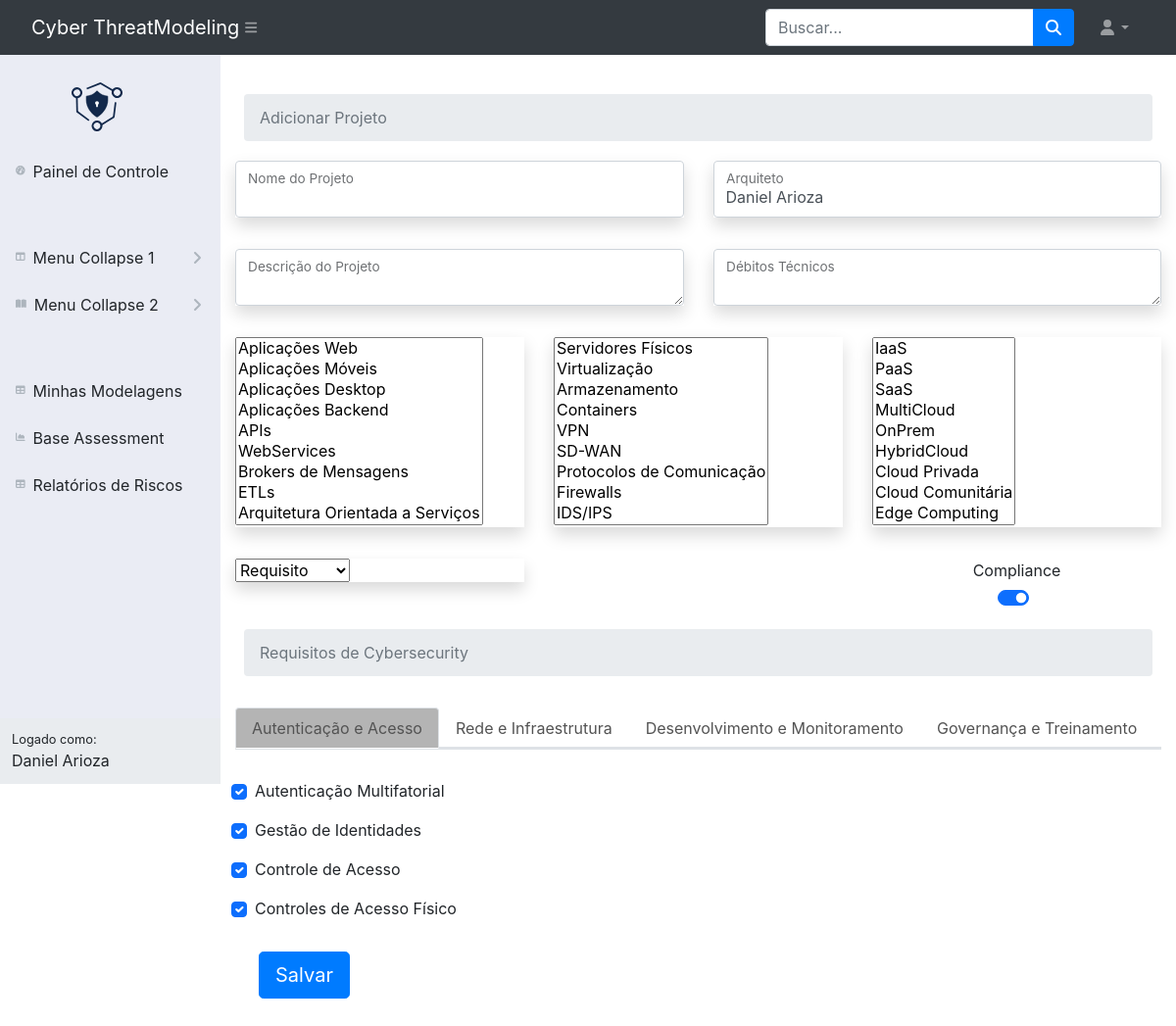
Screenshot of /adicionar_projeto (signed in) with the database file from the repository.
### app.py (models this page shows, shortened)
class User(db.Model, UserMixin):
    id = db.Column(db.Integer, primary_key=True)
    email = db.Column(db.String(120), unique=True, nullable=False)  # Alterado de username para email
    password = db.Column(db.String(120), nullable=False)
    username = db.Column(db.String(80), unique=True, nullable=False)  # Adicionado campo de nome de usuário
    project = db.relationship('Project', back_populates='arquiteto')

class CybersecurityCategories(db.Model):
    __tablename__ = 'CybersecurityCategories'
    id = db.Column(db.Integer, primary_key=True, autoincrement=True)
    category_name = db.Column(db.String, nullable=False)
    requirements = db.relationship('CybersecurityRequirements', back_populates='category')

class CybersecurityRequirements(db.Model):
    __tablename__ = 'CybersecurityRequirements'
    id = db.Column(db.Integer, primary_key=True, autoincrement=True)
    requirement_name = db.Column(db.String(255), nullable=False)
    category_id = db.Column(db.Integer, db.ForeignKey('CybersecurityCategories.id'), nullable=False)
    category = db.relationship('CybersecurityCategories', back_populates='requirements')
    projects = db.relationship('ProjectCybersecurityRequirements', back_populates='requirement')

### app.py (the view, shortened to what this page needs)
@app.route('/adicionar_projeto', methods=['GET', 'POST'])
@login_required
def adicionar_projeto():
    form = ProjectForm()
    form.arquiteto.choices = get_architect_choices()
    requirements = CybersecurityRequirements.query.all()
    categories = CybersecurityCategories.query.all()
    for req in requirements:
        field_name = "requirement-" + str(req.id)
        field = BooleanField(req.requirement_name)
        setattr(ProjectForm, field_name, field)
    try:
        return render_template('adicionar_projeto.html', form=form, categories=categories, requirements=requirements)
    except Exception as e:
        db.session.rollback()
        error_info = traceback.format_exc()  # Obtenha o stack trace completo
        print(error_info)  # Imprima o stack trace no console
        return jsonify(success=False, error=f"Erro ao adicionar projeto: {str(e)}\n{error_info}"), 500

### app.py (called while the page is built)
def get_architect_choices():
    users = User.query.all()
    return [(str(user.id), user.username) for user in users]

@login_manager.user_loader
def load_user(user_id):
    return User.query.get(int(user_id))

### templates/adicionar_projeto.html (shortened to what this page needs)
{% extends "base.html" %}
{% from "wtforms.html" import render_field %}
{% block content %}
            <div class="container-fluid px-4">
                <ol class="breadcrumb mb-3">
                    <li class="breadcrumb-item active">{% if projeto %}Editar Projeto{% else %}Adicionar Projeto{% endif %}</li>
                </ol>
            </div>
            <div class="container mt-1 mb-3">
                <form method="POST">
                    <div class="row mb-3">
                        <div class="col">
                            {{ render_field(form.nome) }}
                        </div>
                        <div class="col">
                            {{ render_field(form.arquiteto) }}
                        </div>
                    </div>
                    <div class="row mb-3">
                        <div class="col">
                            {{ render_field(form.descricao) }}
                        </div>
                        <div class="col">
                            {{ render_field(form.debitos_tecnicos) }}
                        </div>
                    </div>
                    <div class="row mb-3">
                        <div class="col">
                            {{ render_field(form.componentes_multi, class="selectpicker", multiple="multiple", render_label=false ,title="Selecione os componentes", **{'data-selected-text-format': 'count'}) }}
                        </div>
                        <div class="col">
                            {{ render_field(form.tecnologias_multi, class="selectpicker", multiple="multiple" ,render_label=false ,title="Selecione as tecnologias",**{'data-selected-text-format': 'count'}) }}
                        </div>
                        <div class="col">
                            {{ render_field(form.arquitetura_cloud_multi, class="selectpicker", multiple="multiple", render_label=false ,title="Selecione a Arquitetura", **{'data-selected-text-format': 'count'}) }}
                        </div>
                    </div>
                    <div class="row mb-3">
                        <div class="col">
                            {{ render_field(form.status_projeto, class="selectpicker", render_label=false, title="Selecione a fase envolvimento") }}
                        </div>
                        <div class="col">
                        </div>
                        <div class="col text-center">
                            <label for="{{ form.compliance_projeto.id_for_label }}" class="form-label" style="margin-bottom: -0.3rem;">{{ form.compliance_projeto.label }}</label>
                            <div class="d-flex justify-content-center">
                                <div class="form-switch">
                                    <input type="checkbox" name="compliance_projeto" id="compliance_projeto" class="form-check-input" {% if form.compliance_projeto.data %}checked{% endif %}>
                                </div>
                            </div>
                    </div>
                </div>
            </div>
                    <div class="container-fluid px-4">
                        <ol class="breadcrumb mb-3">
                            <li class="breadcrumb-item active">Requisitos de Cybersecurity</li>
                        </ol>
                    </div>
                    <div class="container mt-3">
                        <ul class="nav nav-tabs" id="cybersecurityTabs" role="tablist">
                            {% for category in categories %}
                            <li class="nav-item" role="presentation">
                                <a class="nav-link {{ 'active' if loop.first }}"
                                id="category-{{ category.id }}-tab"
                                data-bs-toggle="pill"
                                href="#category-{{ category.id }}"
                                role="tab"
                                aria-controls="category-{{ category.id }}"
                                aria-selected="{{ 'true' if loop.first else 'false' }}">
                                {{ category.category_name }}
                                </a>
                            </li>
                            {% endfor %}
                        </ul>
                            <div class="tab-content" id="cybersecurityTabsContent">
                                {% for category in categories %}
                                <div class="tab-pane fade {{ 'show active' if loop.first }}"
                                    id="category-{{ category.id }}"
                                    role="tabpanel"
                                    aria-labelledby="category-{{ category.id }}-tab">
                                    <div class="row mb-6">
                                        <div class="col mb-3">
                                            {% for requirement in category.requirements %}
                                            <div class="form-check mb-3">
                                                <input class="form-check-input"
                                                type="checkbox"
                                                id="requirement-{{ requirement.id }}"
                                                name="requirement-{{ requirement.id }}"
                                                {% if request.path == '/adicionar_projeto' or (request.path.startswith('/editar_projeto/') and requirement.id in attained_requirement_ids) %}checked{% endif %}>
                                                <label class="form-check-label"
                                                    for="requirement-{{ requirement.id }}">
                                                    {{ requirement.requirement_name }}
                                                </label>
                                            </div>
                                            {% endfor %}
                                        </div>
                                    </div>
                                </div>
                                {% endfor %}
                            </div>
                            <div class="container-fluid px-4 mb-5">
                                {{ form.submit(class="btn btn-primary btn-lg") }}
                    </div>
                    {% endblock %}

### templates/base.html (shortened to what this page needs)
<!DOCTYPE html>
<html lang="en">
    <head>
        <link rel="stylesheet" href="https://cdn.jsdelivr.net/npm/bootstrap@5.1.3/dist/css/bootstrap.min.css">
        <link rel="stylesheet" href="//use.fontawesome.com/releases/v5.0.7/css/all.css">
        <link rel="stylesheet" href="https://cdn.jsdelivr.net/npm/simple-datatables@7.1.2/dist/style.min.css"/>
        <link rel="stylesheet" href="{{ url_for('static', filename='css/styles.css') }}">
        <link rel="stylesheet" href="{{ url_for('static', filename='css/sb-admin-2.min.css') }}">
        <link rel="stylesheet" href="https://cdnjs.cloudflare.com/ajax/libs/font-awesome/4.7.0/css/font-awesome.min.css">
        <link rel="stylesheet" href="https://cdn.jsdelivr.net/npm/bootstrap@5.1.2/dist/css/bootstrap.min.css" >
        <link rel="stylesheet" href="https://cdn.jsdelivr.net/npm/bootstrap-select@1.14.0-beta2/dist/css/bootstrap-select.min.css">
        <link rel="stylesheet" href="vendor/fontawesome-free/css/all.min.css"  type="text/css">
        <link rel="stylesheet" href="https://stackpath.bootstrapcdn.com/bootstrap/4.5.2/css/bootstrap.min.css">
        </head>
<body class="sb-nav-fixed">
<nav class="sb-topnav navbar navbar-expand navbar-dark bg-dark">
    <a class="navbar-brand ps-3" href="{{ url_for('index')}}">
    Cyber ThreatModeling
    </a>
    <button class="btn btn-link btn-sm order-1 order-lg-0 me-4 me-lg-0" id="sidebarToggle" href="#!"><i class="fas fa-bars"></i></button>
    <form class="d-none d-md-inline-block form-inline ms-auto me-0 me-md-3 my-2 my-md-0">
        <div class="input-group">
            <input class="form-control" type="text" placeholder="Buscar..." aria-label="Buscar..." aria-describedby="btnNavbarSearch" />
            <button class="btn btn-primary" id="btnNavbarSearch" type="button"><i class="fas fa-search"></i></button>
        </div>
    </form>
<ul class="navbar-nav ms-auto ms-md-0 me-3 me-lg-4">
    <li class="nav-item dropdown">
        <a class="nav-link dropdown-toggle" id="navbarDropdown" href="#" role="button" data-bs-toggle="dropdown" aria-expanded="false"><i class="fas fa-user fa-fw"></i></a>
        </li>
    </ul>
</nav>
<ul class="navbar-nav ms-auto ms-md-0 me-3 me-lg-4">
    <li class="nav-item dropdown">
        <a class="nav-link dropdown-toggle" id="navbarDropdown" href="#" role="button" data-bs-toggle="dropdown" aria-expanded="false"></a>
        </li>
    </ul>
<div id="layoutSidenav">
    <div id="layoutSidenav_nav">
        <nav class="sb-sidenav accordion sb-sidenav-light" id="sidenavAccordion">
            <div class="sb-sidenav-menu">
                <div class="nav">
                    <div class="sb-sidenav-menu-heading" style="text-align: center;">
                        <div style="display: inline-block; background-image: url('{{ url_for('static', filename='assets/img/CTM.svg') }}'); background-size: contain; background-repeat: no-repeat; background-position: left center; margin-left: 20px; width: 100px; height: 50px;"></div>
                    </div>
                    <a  href="{{ url_for('index')}}"  class="nav-link">
                        <div class="sb-nav-link-icon"><i class="fas fa-tachometer-alt"></i></div>
                        Painel de Controle
                    </a>
                    <div class="sb-sidenav-menu-heading"></div>
                    <a class="nav-link collapsed" href="#" data-bs-toggle="collapse" data-bs-target="#collapseLayouts" aria-expanded="false" aria-controls="collapseLayouts">
                        <div class="sb-nav-link-icon"><i class="fas fa-columns"></i></div>
                        Menu Collapse 1
                        <div class="sb-sidenav-collapse-arrow"><i class="fas fa-angle-down"></i></div>
                    </a>
                    <a class="nav-link collapsed" href="#" data-bs-toggle="collapse" data-bs-target="#collapsePages" aria-expanded="false" aria-controls="collapsePages">
                        <div class="sb-nav-link-icon"><i class="fas fa-book-open"></i></div>
                        Menu Collapse 2
                        <div class="sb-sidenav-collapse-arrow"><i class="fas fa-angle-down"></i></div>
                    </a>
                    <div class="sb-sidenav-menu-heading"></div>
                    <a class="nav-link" href="{{ url_for('index_arch') }}">
                        <div class="sb-nav-link-icon" ><i class="fas fa-table"></i></div>
                        Minhas Modelagens
                    </a>
                    <a class="nav-link" href="{{ url_for('risk_assessment') }}">
                        <div class="sb-nav-link-icon"><i class="fas fa-chart-area"></i></div>
                        Base Assessment
                    </a>
                    <a class="nav-link" href="tables.html">
                        <div class="sb-nav-link-icon"><i class="fas fa-table"></i></div>
                        Relatórios de Riscos
                    </a>
                </div>
            </div>
            <div class="sb-sidenav-footer">
                <div class="small">Logado como:</div>
                {{ current_user.username if current_user.is_authenticated else 'Guest' }}
            </div>
        </nav>
    </div>
    <div class='content' id="layoutSidenav_content">
        {% block content %}
        {% endblock %}
    </div>
    </body>
    </html>

### rows the page displays
User: username "Daniel Arioza"
CybersecurityCategories: category_name "Autenticação e Acesso"
CybersecurityCategories: category_name "Rede e Infraestrutura"
CybersecurityCategories: category_name "Desenvolvimento e Monitoramento"
CybersecurityCategories: category_name "Governança e Treinamento"
CybersecurityRequirements: requirement_name "Autenticação Multifatorial"
CybersecurityRequirements: requirement_name "Gestão de Identidades"
CybersecurityRequirements: requirement_name "Controle de Acesso"
CybersecurityRequirements: requirement_name "Controles de Acesso Físico"
